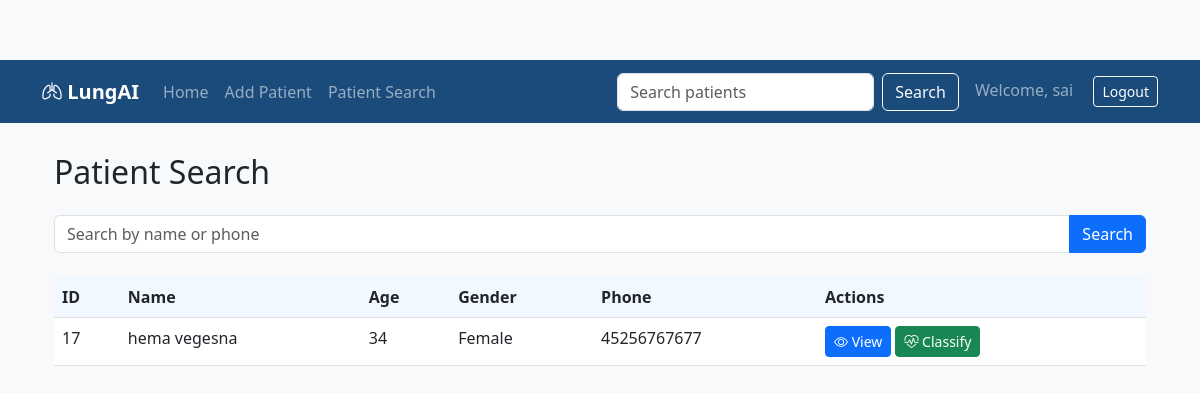
The app's page /search (signed in) with its own data.
### app.py (models this page shows)
class Doctor(db.Model):
    id = db.Column(db.Integer, primary_key=True)
    name = db.Column(db.String(100), unique=True, nullable=False)
    password = db.Column(db.String(200), nullable=False)
    patients = db.relationship('Patient', backref='doctor', lazy=True)

class Patient(db.Model):
    id = db.Column(db.Integer, primary_key=True)
    first_name = db.Column(db.String(50), nullable=False)
    last_name = db.Column(db.String(50), nullable=False)
    age = db.Column(db.Integer, nullable=False)
    gender = db.Column(db.String(10), nullable=False)
    phone = db.Column(db.String(20), nullable=False)
    photo = db.Column(db.String(200))
    registration_date = db.Column(db.DateTime, default=datetime.utcnow)
    doctor_id = db.Column(db.Integer, db.ForeignKey('doctor.id'), nullable=False)
    recordings = db.relationship('Recording', backref='patient', lazy=True)

### app.py (the view)
@app.route('/search')
def search_patients():
    if 'user' not in session:
        return redirect(url_for('login'))
    query = request.args.get('query', '')
    doctor = Doctor.query.filter_by(name=session['user']).first()
    patients = Patient.query.filter(
        (Patient.first_name.ilike(f'%{query}%')) |
        (Patient.last_name.ilike(f'%{query}%')) |
        (Patient.phone.ilike(f'%{query}%')),
        Patient.doctor_id == doctor.id
    ).all()
    return render_template('patient_search.html', patients=patients)

### app.py (called while the page is built)
@app.context_processor
def utility_processor():
    def file_exists(path):
        return os.path.exists(os.path.join(app.config['UPLOAD_FOLDER'], path))
    return dict(file_exists=file_exists)

### templates/patient_search.html
{% extends 'base.html' %}
{% block content %}
<div class="container">
    <h2 class="mb-4">Patient Search</h2>
    <form class="mb-4" action="{{ url_for('search_patients') }}" method="GET">
        <div class="input-group">
            <input type="text" class="form-control" name="query" placeholder="Search by name or phone" value="{{ request.args.get('query', '') }}">
            <button class="btn btn-primary" type="submit">Search</button>
        </div>
    </form>
    {% if patients %}
        <div class="table-responsive">
            <table class="table table-hover">
                <thead>
                    <tr>
                        <th>ID</th>
                        <th>Name</th>
                        <th>Age</th>
                        <th>Gender</th>
                        <th>Phone</th>
                        <th>Actions</th>
                    </tr>
                </thead>
                <tbody>
                    {% for patient in patients %}
                    <tr>
                        <td>{{ patient.id }}</td>
                        <td>{{ patient.first_name }} {{ patient.last_name }}</td>
                        <td>{{ patient.age }}</td>
                        <td>{{ patient.gender }}</td>
                        <td>{{ patient.phone }}</td>
                        <td>
                            <a href="{{ url_for('patient_details', patient_id=patient.id) }}" class="btn btn-sm btn-primary">
                                <i class="bi bi-eye"></i> View
                            </a>
                            <a href="{{ url_for('classify', patient_id=patient.id) }}" class="btn btn-sm btn-success">
                                <i class="bi bi-heart-pulse"></i> Classify
                            </a>
                        </td>
                    </tr>
                    {% endfor %}
                </tbody>
            </table>
        </div>
    {% else %}
        <div class="alert alert-info">
            No patients found. Try a different search or <a href="{{ url_for('add_patient') }}">add a new patient</a>.
        </div>
    {% endif %}
</div>
{% endblock %}

### templates/nav.html (shortened to what this page needs)
<nav class="navbar navbar-expand-lg navbar-dark bg-primary">
    <div class="container">
        <a class="navbar-brand" href="{{ url_for('home') }}">
            <i class="bi bi-lungs"></i> LungAI
        </a>
        <div class="collapse navbar-collapse" id="navbarNav">
            <ul class="navbar-nav me-auto">
                <li class="nav-item">
                    <a class="nav-link" href="{{ url_for('home') }}">Home</a>
                </li>
                <li class="nav-item">
                    <a class="nav-link" href="{{ url_for('add_patient') }}">Add Patient</a>
                </li>
                <li class="nav-item">
                    <a class="nav-link" href="{{ url_for('search_patients') }}">Patient Search</a>
                </li>
            </ul>
            <form class="d-flex me-3" action="{{ url_for('search_patients') }}" method="GET">
                <input class="form-control me-2" type="search" name="query" placeholder="Search patients">
                <button class="btn btn-outline-light" type="submit">Search</button>
            </form>
            <div class="navbar-text">
                {% if 'user' in session %}
                    <span class="me-3">Welcome, {{ session['user'] }}</span>
                    <a href="{{ url_for('logout') }}" class="btn btn-sm btn-outline-light">Logout</a>
                {% else %}
                    <a href="{{ url_for('login') }}" class="btn btn-sm btn-outline-light me-2">Login</a>
                    <a href="{{ url_for('signup') }}" class="btn btn-sm btn-light">Sign Up</a>
                {% endif %}
            </div>
        </div>
    </div>
</nav>

### static/css/styles.css (style rules this page uses)
body { background-color: #f8f9fa; padding-top: 60px; }
.bg-primary { background-color: #1a4b7a !important; }
.navbar-brand { font-weight: 600; }
.table th { background-color: #f1f8ff; }

### records on screen
Doctor: user "sai"
Patient: id "17", first_name "hema", last_name "vegesna", age "34", gender "Female", phone "45256767677"
